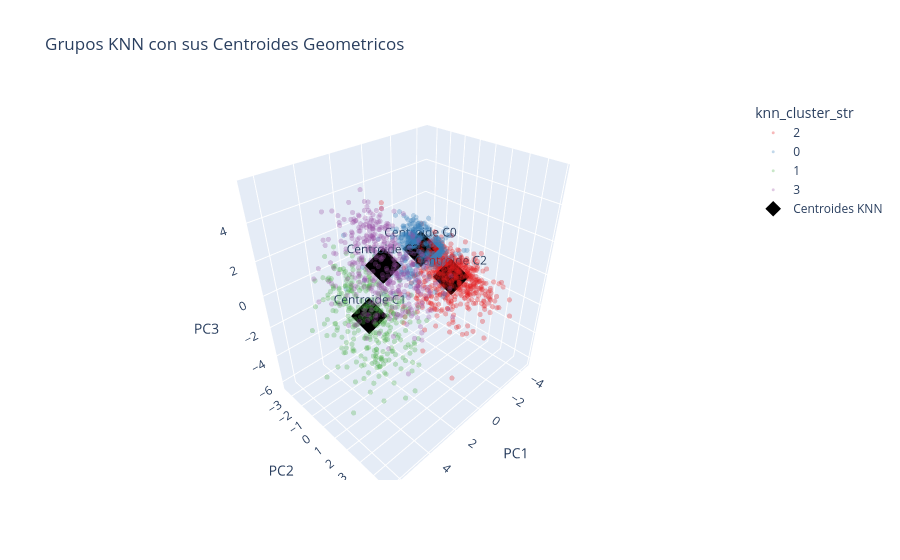
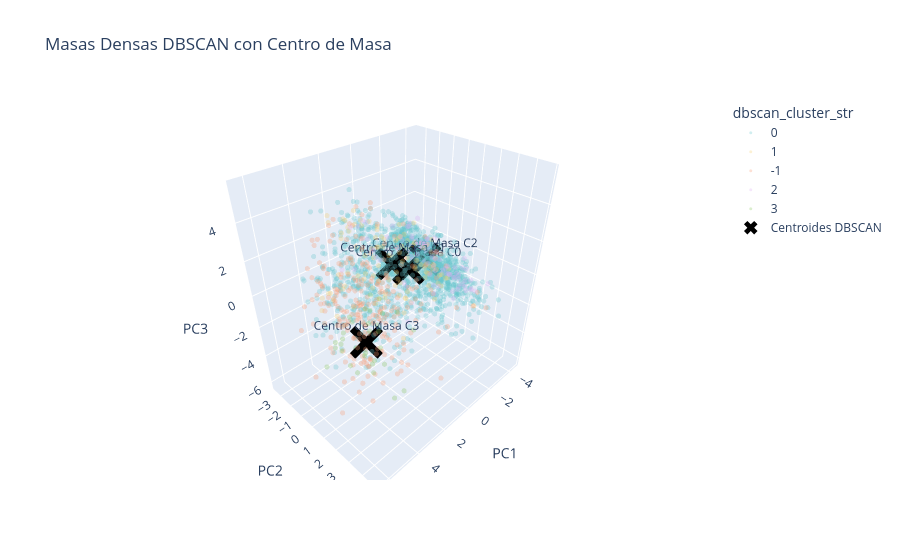

The code cell stored with these charts, in order, in its notebook:
### Markdown cell above
## Extraccion de Centroides Clinicos (KNN y DBSCAN)
A continuacion, realizamos la ingenieria inversa para calcular el promedio (centroide) de las variables originales de acuerdo a como el modelo de produccion (KNN) y el modelo de densidad (DBSCAN) decidieron agrupar a las pacientes.

### Code cell
import numpy as np
import pandas as pd
from sklearn.cluster import DBSCAN
import plotly.express as px
import plotly.graph_objects as go

# Aseguramos que tenemos las etiquetas de KNN (ya entrenado)
X_pca_full = df_cluster.drop(columns=['Cluster'], errors='ignore')
knn_labels = knn_best.predict(X_pca_full)

# Ejecutamos DBSCAN con los parametros reportados (eps=3.0)
dbscan_labels = DBSCAN(eps=3.0, min_samples=10).fit_predict(X_pca_full)

# Asignamos temporalmente las etiquetas
df_numeric = df_perfilado.copy()
df_numeric['knn_cluster'] = knn_labels
df_numeric['dbscan_cluster'] = dbscan_labels

# Tambien agregamos las PCA para poder graficar
df_numeric['PC1'] = df_cluster['PC1']
df_numeric['PC2'] = df_cluster['PC2']
df_numeric['PC3'] = df_cluster['PC3']

key_cols = ['age_years', 'bmi_initial', 'systolic', 'diastolic', 'mean_arterial_pressure', 'weight_kg', 'previous_pregnancies']

print('--- CENTROIDES CLINICOS KNN (PRODUCCION) ---')
knn_centroids_clinico = df_numeric.groupby('knn_cluster')[key_cols].mean().round(2)
display(knn_centroids_clinico)

print('\n--- CENTROIDES CLINICOS DBSCAN ---')
dbscan_centroids_clinico = df_numeric[df_numeric['dbscan_cluster'] != -1].groupby('dbscan_cluster')[key_cols].mean().round(2)
display(dbscan_centroids_clinico)

# ==========================================
# VISUALIZACION 3D CON CENTROIDES
# ==========================================

# 1. Grafica para KNN
df_numeric['knn_cluster_str'] = df_numeric['knn_cluster'].astype(str)
fig_knn = px.scatter_3d(
    df_numeric, x='PC1', y='PC2', z='PC3', color='knn_cluster_str',
    title='Grupos KNN con sus Centroides Geometricos',
    color_discrete_sequence=px.colors.qualitative.Set1, opacity=0.3
)
fig_knn.update_traces(marker=dict(size=3))

# Centroides Geometricos KNN (Promedio de PC1, PC2, PC3)
knn_geom_centroids = df_numeric.groupby('knn_cluster')[['PC1', 'PC2', 'PC3']].mean().reset_index()
knn_geom_centroids['knn_cluster_str'] = knn_geom_centroids['knn_cluster'].astype(str)

fig_knn.add_trace(go.Scatter3d(
    x=knn_geom_centroids['PC1'], y=knn_geom_centroids['PC2'], z=knn_geom_centroids['PC3'],
    mode='markers+text',
    marker=dict(size=12, color='black', symbol='diamond'),
    text=['Centroide C'+str(c) for c in knn_geom_centroids['knn_cluster']],
    textposition='top center',
    name='Centroides KNN'
))
fig_knn.show()

# 2. Grafica para DBSCAN
df_numeric['dbscan_cluster_str'] = df_numeric['dbscan_cluster'].astype(str)
fig_dbscan = px.scatter_3d(
    df_numeric, x='PC1', y='PC2', z='PC3', color='dbscan_cluster_str',
    title='Masas Densas DBSCAN con Centro de Masa',
    color_discrete_sequence=px.colors.qualitative.Pastel, opacity=0.3
)
fig_dbscan.update_traces(marker=dict(size=3))

# Centro de masa DBSCAN (excluyendo ruido -1)
dbscan_geom = df_numeric[df_numeric['dbscan_cluster'] != -1].groupby('dbscan_cluster')[['PC1', 'PC2', 'PC3']].mean().reset_index()

fig_dbscan.add_trace(go.Scatter3d(
    x=dbscan_geom['PC1'], y=dbscan_geom['PC2'], z=dbscan_geom['PC3'],
    mode='markers+text',
    marker=dict(size=12, color='black', symbol='x'),
    text=['Centro de Masa C'+str(c) for c in dbscan_geom['dbscan_cluster']],
    textposition='top center',
    name='Centroides DBSCAN'
))
fig_dbscan.show()

### Figure 1 — Plotly figure (JSON) as saved in the notebook; plotly's stock layout.template omitted (floating-point values rounded to 4 significant figures; data arrays with more than 128 entries replaced by an {"elided": "..."} marker saying what was removed)
{"data": [{"hovertemplate": "knn_cluster_str=2<br>PC1=%{x}<br>PC2=%{y}<br>PC3=%{z}<extra></extra>", "legendgroup": "2", "marker": {"color": "rgb(228,26,28)", "opacity": 0.3, "symbol": "circle", "size": 3}, "mode": "markers", "name": "2", "scene": "scene", "showlegend": true, "x": {"elided": "671 float values"}, "y": {"elided": "671 float values"}, "z": {"elided": "671 float values"}, "type": "scatter3d"}, {"hovertemplate": "knn_cluster_str=0<br>PC1=%{x}<br>PC2=%{y}<br>PC3=%{z}<extra></extra>", "legendgroup": "0", "marker": {"color": "rgb(55,126,184)", "opacity": 0.3, "symbol": "circle", "size": 3}, "mode": "markers", "name": "0", "scene": "scene", "showlegend": true, "x": {"elided": "548 float values"}, "y": {"elided": "548 float values"}, "z": {"elided": "548 float values"}, "type": "scatter3d"}, {"hovertemplate": "knn_cluster_str=1<br>PC1=%{x}<br>PC2=%{y}<br>PC3=%{z}<extra></extra>", "legendgroup": "1", "marker": {"color": "rgb(77,175,74)", "opacity": 0.3, "symbol": "circle", "size": 3}, "mode": "markers", "name": "1", "scene": "scene", "showlegend": true, "x": {"elided": "344 float values"}, "y": {"elided": "344 float values"}, "z": {"elided": "344 float values"}, "type": "scatter3d"}, {"hovertemplate": "knn_cluster_str=3<br>PC1=%{x}<br>PC2=%{y}<br>PC3=%{z}<extra></extra>", "legendgroup": "3", "marker": {"color": "rgb(152,78,163)", "opacity": 0.3, "symbol": "circle", "size": 3}, "mode": "markers", "name": "3", "scene": "scene", "showlegend": true, "x": {"elided": "437 float values"}, "y": {"elided": "437 float values"}, "z": {"elided": "437 float values"}, "type": "scatter3d"}, {"marker": {"color": "black", "size": 12, "symbol": "diamond"}, "mode": "markers+text", "name": "Centroides KNN", "text": ["Centroide C0", "Centroide C1", "Centroide C2", "Centroide C3"], "textposition": "top center", "x": [-1.965, 2.631, -1.168, 2.186], "y": [-1.43, -0.7591, 1.544, 0.01958], "z": [0.08784, -1.853, -0.06565, 1.45], "type": "scatter3d"}], "layout": {"scene": {"domain": {"x": [0.0, 1.0], "y": [0.0, 1.0]}, "xaxis": {"title": {"text": "PC1"}}, "yaxis": {"title": {"text": "PC2"}}, "zaxis": {"title": {"text": "PC3"}}}, "legend": {"title": {"text": "knn_cluster_str"}, "tracegroupgap": 0}, "title": {"text": "Grupos KNN con sus Centroides Geometricos"}}}

### Figure 2 — Plotly figure (JSON) as saved in the notebook; plotly's stock layout.template omitted (floating-point values rounded to 4 significant figures; data arrays with more than 128 entries replaced by an {"elided": "..."} marker saying what was removed)
{"data": [{"hovertemplate": "dbscan_cluster_str=0<br>PC1=%{x}<br>PC2=%{y}<br>PC3=%{z}<extra></extra>", "legendgroup": "0", "marker": {"color": "rgb(102, 197, 204)", "opacity": 0.3, "symbol": "circle", "size": 3}, "mode": "markers", "name": "0", "scene": "scene", "showlegend": true, "x": {"elided": "1481 float values"}, "y": {"elided": "1481 float values"}, "z": {"elided": "1481 float values"}, "type": "scatter3d"}, {"hovertemplate": "dbscan_cluster_str=1<br>PC1=%{x}<br>PC2=%{y}<br>PC3=%{z}<extra></extra>", "legendgroup": "1", "marker": {"color": "rgb(246, 207, 113)", "opacity": 0.3, "symbol": "circle", "size": 3}, "mode": "markers", "name": "1", "scene": "scene", "showlegend": true, "x": [-2.66, 1.966, 1.016, 1.42, -0.9861, 2.727, -0.923, 1.908, 2.701, -1.736, 2.221, -0.7652, -0.02032, 4.663, 2.872, 2.298, 3.356, -0.5755, 2.295, 4.244, 2.166, 0.6582, 2.703, -1.427, 1.346, 1.637, 1.064, -0.0762, 2.703, 1.78, -0.3852, 2.348, 1.045, -1.131, -1.314, -1.465, -0.9372, 2.82, -3.518, 1.445, 0.6195, 2.415, -0.2293, 2.877, 1.705, -0.3714, -1.561, -1.026, -0.3395, 2.075, 0.8927, 1.564, 1.875, 2.254, 0.6208, -2.301, 1.801, 3.192, -3.758, 0.9688, 3.083, -0.2239, -0.1365, -1.763, -1.247, -0.9149, 2.794, 2.568, -0.0294, -1.111, 0.103, -1.256, 1.536, 3.459, -0.3296, -0.2954, -0.7666, -1.155, 0.1065, -0.5761, -0.1716, 4.379, 1.331, 1.086, -1.186, 3.248, 3.131, 1.207, -1.97, -3.415, 0.1021, 2.515, 1.046, -1.759, 2.262, 1.056, -0.9538, 1.782, -1.035, 0.9684, -1.639, -1.658, -2.036, 2.655, 2.95, 0.1328, 0.5755, 2.302, 2.299, -0.9298, 1.99, -1.293, 2.194, -0.6966], "y": [-1.612, -0.1022, -0.3479, 1.542, 0.6932, -2.916, 0.7876, -0.2093, 1.052, 0.5685, 0.4511, -0.04245, 1.297, 1.025, 1.255, -0.5188, -1.633, -0.2389, -2.617, 0.8576, -2.239, -2.324, 2.226, 1.859, -0.4362, -0.1016, -1.96, 2.196, 1.059, -2.47, 1.487, 0.1961, -0.4244, 0.8386, -1.918, -1.69, 0.1594, -2.347, -1.451, -2.052, 0.3994, -0.192, -0.2543, -2.893, 1.741, -1.999, -1.713, -0.181, 1.806, -2.137, -2.118, -1.909, 1.788, 2.712, -1.864, -1.452, -2.149, -3.076, -1.325, -0.4181, 2.547, -1.862, 0.7224, -2.025, -1.653, 0.4098, 2.483, -2.942, 2.225, -1.921, 2.938, 0.3841, 1.148, 1.783, 0.1518, 1.781, 4.132, -1.735, 0.3217, 2.539, 1.565, 0.4913, -2.179, -2.464, 1.65, -3.171, 3.117, 2.654, -1.603, -1.428, 2.503, -1.211, 3.327, -0.1007, 0.5571, 1.818, -0.2172, -2.092, 1.793, -0.3768, -1.543, -1.72, -1.656, 1.729, 0.2943, -0.124, 0.3039, -3.102, 2.534, -2.071, -0.04503, -1.59, -2.248, 0.3167], "z": [-0.5984, 1.737, -1.044, -0.1212, -0.4532, -1.427, 0.496, 0.6137, 1.272, -0.2902, 2.647, 1.38, 2.084, 1.947, 0.437, 3.713, 3.929, 0.5845, -0.2699, 4.884, 2.341, -0.8209, 2.315, -0.1206, 0.8514, 2.193, 2.461, 1.185, 4.121, -0.3246, -0.28, 0.2862, 1.856, 0.2891, -0.4877, 0.9286, -0.3836, 3.126, -0.2625, 2.639, -0.1472, 2.007, 0.3187, -1.358, -0.7771, 0.3111, 0.3282, 1.347, 1.131, 3.125, 1.626, 3.494, 2.32, 0.6582, 2.581, 1.593, 2.556, -1.606, 0.02705, -1.354, 1.95, 1.361, 0.5378, -2.053, 0.916, 0.2988, 1.225, -1.99, -0.582, -0.3206, 1.101, -0.02825, 0.8771, 4.148, -0.07869, 1.174, -0.3769, 0.8186, -1.471, 1.138, 0.6103, 1.376, 1.251, -0.8304, 0.1063, -2.483, -0.7173, 1.828, 0.5387, -0.264, 0.5928, -1.585, 1.889, 0.702, 3.617, 1.673, -0.3793, 2.362, -0.4684, 2.263, 1.095, 0.245, -0.05313, 2.928, 1.15, 2.195, 1.615, -3.387, 1.209, -1.872, -1.0, 1.809, 2.05, 0.6052], "type": "scatter3d"}, {"hovertemplate": "dbscan_cluster_str=-1<br>PC1=%{x}<br>PC2=%{y}<br>PC3=%{z}<extra></extra>", "legendgroup": "-1", "marker": {"color": "rgb(248, 156, 116)", "opacity": 0.3, "symbol": "circle", "size": 3}, "mode": "markers", "name": "-1", "scene": "scene", "showlegend": true, "x": {"elided": "256 float values"}, "y": {"elided": "256 float values"}, "z": {"elided": "256 float values"}, "type": "scatter3d"}, {"hovertemplate": "dbscan_cluster_str=2<br>PC1=%{x}<br>PC2=%{y}<br>PC3=%{z}<extra></extra>", "legendgroup": "2", "marker": {"color": "rgb(220, 176, 242)", "opacity": 0.3, "symbol": "circle", "size": 3}, "mode": "markers", "name": "2", "scene": "scene", "showlegend": true, "x": [-2.841, -2.768, 0.7609, -3.285, -4.222, -3.867, -3.538, -3.491, -1.517, -2.002, -2.547, 0.6115, -3.688, -2.203, -3.918, -2.584, 0.2367, -3.072, 0.8101, -0.3281, -1.15, -1.347, -3.139, -1.613, -2.37, -1.374, -3.542, -3.837, -1.727, -3.334, -2.811, 1.161, -1.654, -2.556, -3.261, -3.08, -2.798, -2.443, -1.258, -1.479, -2.729, 1.231, -2.979, -3.925, -3.715, -1.81, -3.172, -0.9721, 0.5062, -3.351, -1.91, -2.019, -3.717, -3.932, -2.952, -2.916, -1.041, 0.7923, -3.206, 1.853, 1.975, -3.03, -3.384, -2.952, -3.196, -3.675, 0.7986, -0.5604, -0.7267, -1.925, -3.479, -2.417, -3.969, 1.083, -4.027, -3.13, 2.761, -3.31, -2.14, -3.076, -1.458, -3.956, -0.6143, -2.665, -1.624, -3.123, -3.014, 1.136, -0.7654, -2.829, -3.302, -1.542, -1.726, -2.057, -1.022, -1.67, -2.74, -2.885, -3.223, -2.37, -3.422, -2.149, -2.866, -3.517, -2.438, -4.185, -1.22, -3.766, 1.379, -3.943, -2.515, -1.185, -3.372, -2.363, -2.708, -2.976], "y": [0.3671, -1.64, 1.119, -1.737, -1.476, -1.6, -1.509, -1.582, -1.973, 1.835, 2.923, -2.116, -1.637, 1.681, -1.659, 1.002, 0.2935, -1.741, -2.139, 1.662, -0.4404, 1.32, -0.121, 0.8515, -1.782, 1.853, 1.353, -1.632, 2.354, -1.74, 1.561, -0.8189, 0.7605, -0.1218, -0.5125, -1.748, 2.479, 2.279, 2.788, 0.6032, -1.805, 1.395, 1.929, -1.6, 2.944, -1.878, 1.127, 0.09093, -2.207, -1.699, -0.2978, -1.676, 1.117, -1.655, -1.805, -1.732, -0.4224, -2.238, -1.734, -2.863, -0.07009, -1.591, -1.612, 0.4807, -1.742, -1.598, 1.39, 1.67, 1.86, 0.4582, -1.64, -1.699, -1.655, -2.207, -1.571, -1.864, -0.7358, 1.796, -1.652, -1.643, 0.2307, -1.72, -0.2709, -1.495, 1.864, 1.016, -1.76, -2.662, -1.99, -1.705, -1.69, 2.486, -2.091, 2.982, -1.823, -1.859, 1.343, 0.8543, 0.332, -2.053, -1.831, -1.629, 2.337, 1.327, -1.689, -1.603, 0.2916, -1.592, -0.2733, -1.63, 2.239, 0.6817, -1.975, 1.673, -0.101, -1.668], "z": [-0.9582, -0.03819, -2.237, -0.9178, -0.1053, -0.7501, 0.05977, -0.2564, 0.1052, -0.3675, -0.9957, 2.439, -0.9377, -1.467, -1.264, -0.7819, -0.345, -0.6991, 2.591, 1.55, 0.1271, 0.8161, -1.395, -0.206, -0.03597, 0.6398, -1.778, -1.19, -0.7604, -1.128, -0.7292, 1.112, 0.485, -0.6507, -3.278, -0.5561, -1.244, 0.1601, -0.1322, -0.5272, -0.4519, 0.4431, -1.402, -0.9551, -1.073, 0.4935, -0.9681, 0.7727, 1.375, -0.5098, -0.1696, 1.394, -0.8514, -0.9802, -1.006, -0.6619, 0.3789, 1.502, -1.227, -0.271, 2.166, -0.04023, -0.3825, -0.8345, -0.8467, -0.007849, -0.8405, -0.2553, -0.3166, -0.2307, -0.3386, 0.4632, -1.282, 2.339, -1.087, -1.613, 3.426, -1.9, 1.365, -0.2673, 0.9458, -1.912, 0.9437, 1.732, -0.0005324, -0.6186, -0.6939, -0.4657, 1.076, 0.1353, -0.09687, 0.05364, -1.406, -0.5676, 1.725, 0.8057, -0.9418, -1.047, -1.365, -1.542, -1.645, 1.581, -0.7228, -0.0495, 0.5979, -1.25, 1.408, -0.3871, 1.28, -1.058, -0.6187, 0.3773, -2.749, -2.029, 0.133, -0.08554], "type": "scatter3d"}, {"hovertemplate": "dbscan_cluster_str=3<br>PC1=%{x}<br>PC2=%{y}<br>PC3=%{z}<extra></extra>", "legendgroup": "3", "marker": {"color": "rgb(135, 197, 95)", "opacity": 0.3, "symbol": "circle", "size": 3}, "mode": "markers", "name": "3", "scene": "scene", "showlegend": true, "x": [3.881, 3.358, 2.288, 2.349, 3.49, 2.34, 2.553, 3.656, 4.042, 3.904, 1.495, 2.905, 0.3384, 2.475, 3.54, 3.028, 3.029, 3.892, 5.052, 2.57, 1.332, 3.656, 1.175, 2.485, 2.789, 3.131, 2.54, 3.298, 3.813, 2.253, 3.672, 4.115, 2.033], "y": [-0.7785, -0.5372, -0.07139, 0.5023, -1.127, -0.1091, -0.0211, 0.8579, 0.6777, -0.7285, -0.06569, 0.6327, 1.163, 0.1847, 0.8049, 2.39, -0.6363, -1.321, -0.5682, -0.2195, -0.7179, -0.7784, 0.7082, 0.7888, 1.403, 0.7339, 2.613, -0.4288, -1.37, -0.007201, -0.387, 1.987, 0.2692], "z": [-3.076, -1.397, -0.3144, -2.345, -3.172, -1.281, -1.993, -2.962, -4.038, -3.519, -1.918, -4.891, -3.049, -2.877, -2.885, -5.419, -3.847, -3.685, -3.779, -1.143, -3.221, -2.432, -1.606, 0.003001, -3.788, -1.715, -5.065, -1.691, -3.377, -4.861, -4.528, -2.457, -3.857], "type": "scatter3d"}, {"marker": {"color": "black", "size": 12, "symbol": "x"}, "mode": "markers+text", "name": "Centroides DBSCAN", "text": ["Centro de Masa C0", "Centro de Masa C1", "Centro de Masa C2", "Centro de Masa C3"], "textposition": "top center", "x": [-0.3827, 0.6585, -2.139, 2.924], "y": [0.01732, -0.1596, -0.3856, 0.1771], "z": [0.1242, 0.7976, -0.2479, -2.915], "type": "scatter3d"}], "layout": {"scene": {"domain": {"x": [0.0, 1.0], "y": [0.0, 1.0]}, "xaxis": {"title": {"text": "PC1"}}, "yaxis": {"title": {"text": "PC2"}}, "zaxis": {"title": {"text": "PC3"}}}, "legend": {"title": {"text": "dbscan_cluster_str"}, "tracegroupgap": 0}, "title": {"text": "Masas Densas DBSCAN con Centro de Masa"}}}
